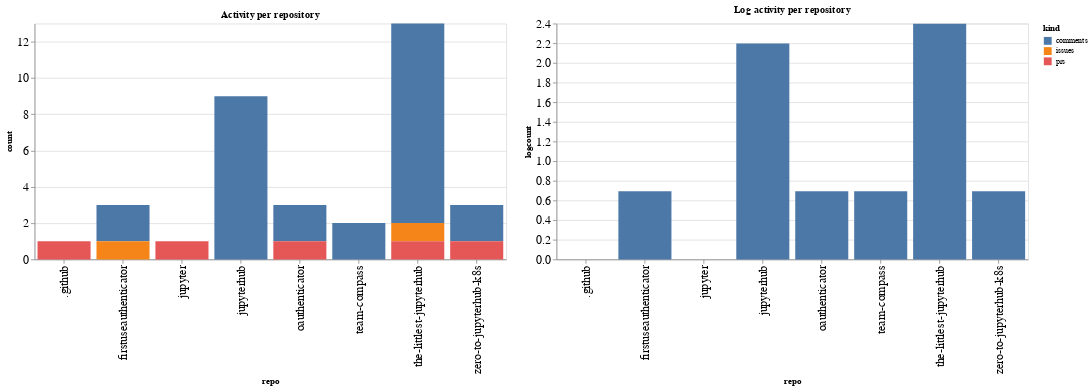

This figure's notebook cell:
### Code cell
ch1 = alt.Chart(repo_summaries, width=600, title="Activity per repository").mark_bar().encode(
    x='repo',
    y='count',
    color='kind',
    tooltip="kind"
)

ch2 = alt.Chart(repo_summaries, width=600, title="Log activity per repository").mark_bar().encode(
    x='repo',
    y='logcount',
    color='kind',
    tooltip="kind"
)

ch1 | ch2

### Figure 1 — Vega-Lite specification as saved in the notebook (floating-point values rounded to 4 significant figures)
{"config": {"axisLeft": {"labelFontSize": 15}, "axisBottom": {"labelFontSize": 15}}, "hconcat": [{"mark": "bar", "encoding": {"color": {"type": "nominal", "field": "kind"}, "tooltip": {"type": "nominal", "field": "kind"}, "x": {"type": "nominal", "field": "repo"}, "y": {"type": "quantitative", "field": "count"}}, "title": "Activity per repository", "width": 600}, {"mark": "bar", "encoding": {"color": {"type": "nominal", "field": "kind"}, "tooltip": {"type": "nominal", "field": "kind"}, "x": {"type": "nominal", "field": "repo"}, "y": {"type": "quantitative", "field": "logcount"}}, "title": "Log activity per repository", "width": 600}], "data": {"name": "data-91bb8ba5cdf224324d99ce8db5378d66"}, "$schema": "https://vega.github.io/schema/vega-lite/v4.8.1.json", "datasets": {"data-91bb8ba5cdf224324d99ce8db5378d66": [{"repo": ".github", "kind": "prs", "count": 1, "logcount": 0.0}, {"repo": "firstuseauthenticator", "kind": "comments", "count": 2, "logcount": 0.6931}, {"repo": "firstuseauthenticator", "kind": "issues", "count": 1, "logcount": 0.0}, {"repo": "jupyter", "kind": "prs", "count": 1, "logcount": 0.0}, {"repo": "jupyterhub", "kind": "comments", "count": 9, "logcount": 2.197}, {"repo": "oauthenticator", "kind": "comments", "count": 2, "logcount": 0.6931}, {"repo": "oauthenticator", "kind": "prs", "count": 1, "logcount": 0.0}, {"repo": "team-compass", "kind": "comments", "count": 2, "logcount": 0.6931}, {"repo": "the-littlest-jupyterhub", "kind": "comments", "count": 11, "logcount": 2.398}, {"repo": "the-littlest-jupyterhub", "kind": "issues", "count": 1, "logcount": 0.0}, {"repo": "the-littlest-jupyterhub", "kind": "prs", "count": 1, "logcount": 0.0}, {"repo": "zero-to-jupyterhub-k8s", "kind": "comments", "count": 2, "logcount": 0.6931}, {"repo": "zero-to-jupyterhub-k8s", "kind": "prs", "count": 1, "logcount": 0.0}]}}
